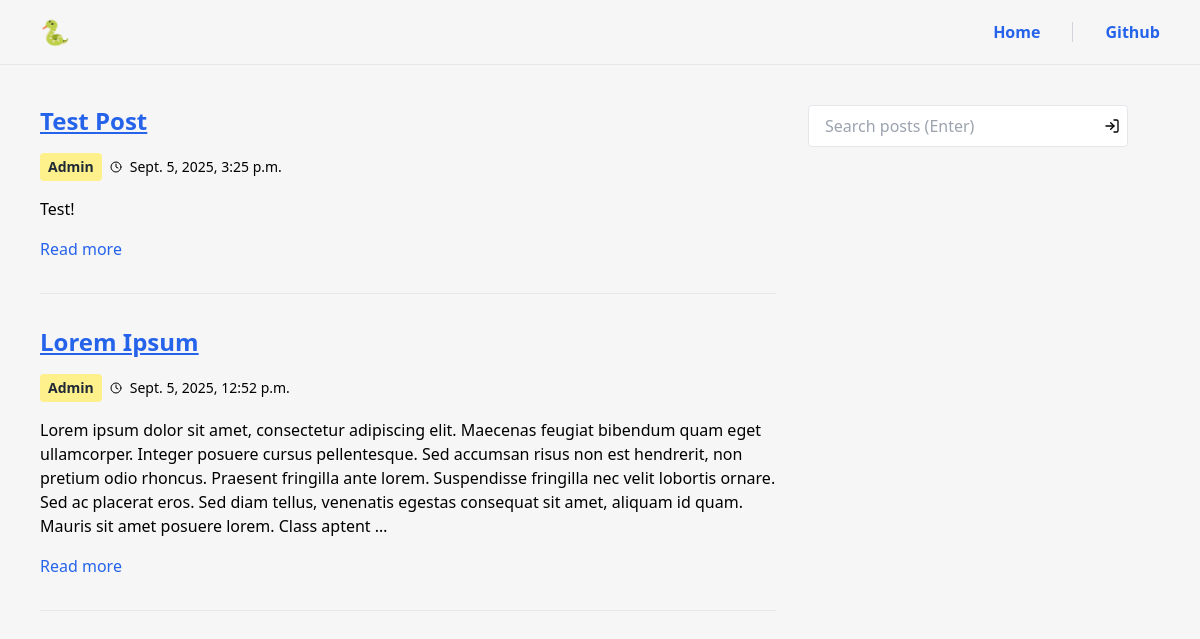
/, run on an earlier commit of the app's database.
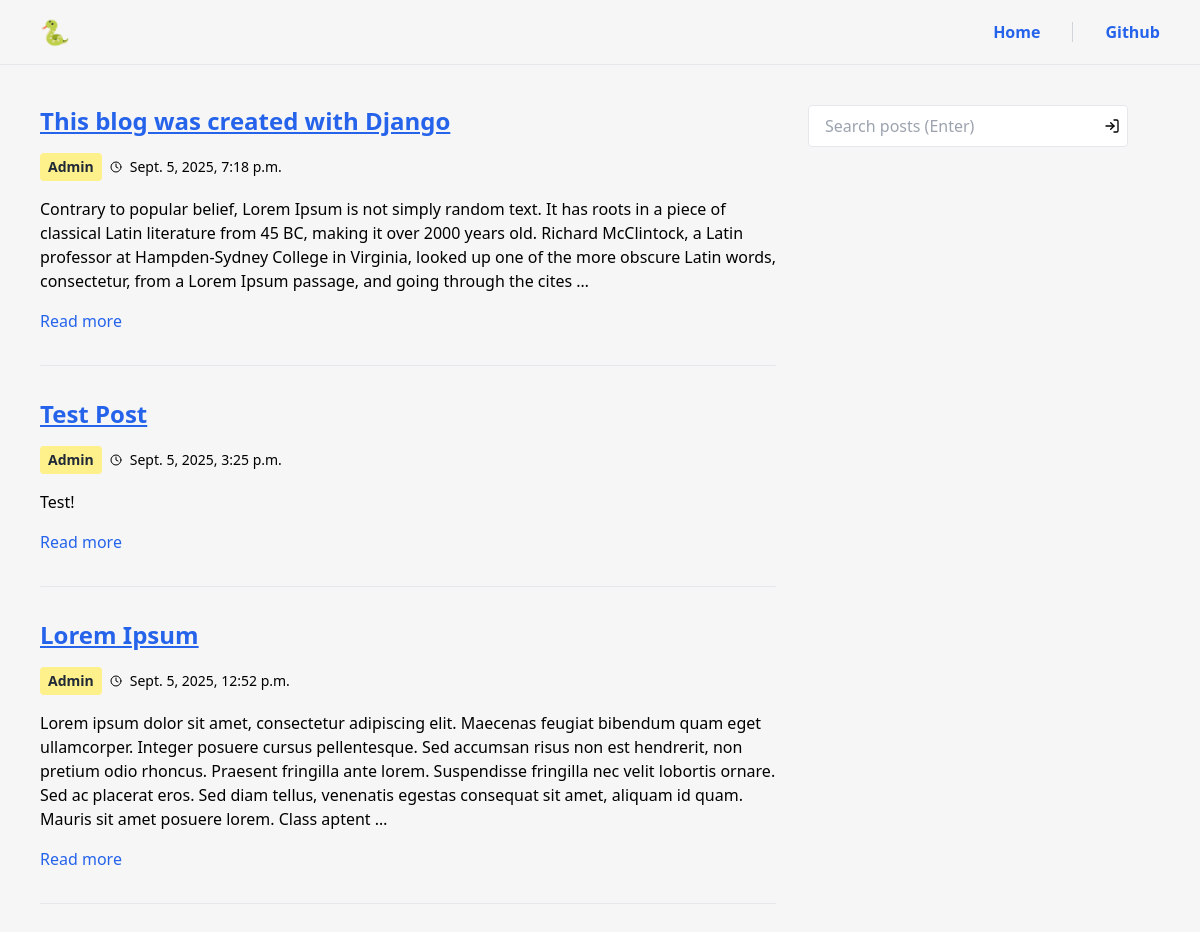
And on a later commit of the database.
### blog/models.py (models this page shows, shortened)
class Post(models.Model):
    title = models.CharField(max_length=200)
    content = models.TextField()
    created_at = models.DateTimeField(auto_now_add=True)
    author = models.ForeignKey(User, on_delete=models.CASCADE)
    slug = models.SlugField(unique=True, blank=True, null=True)

### blog/views.py (the view)
# urls.py: path('', views.post_list, name='post_list'),
def post_list(request):
    query = request.GET.get('q')
    if query:
        posts = Post.objects.filter(Q(title__icontains=query) | Q(content__icontains=query)).order_by('-created_at')
    else:
        posts = Post.objects.order_by('-created_at') # order posts by newest first
    return render(request, 'blog/post_list.html', {'posts': posts})

### blog/context_processors.py (called while the page is built)
def global_icons(request):
    return {
        'clock_icon': CLOCK_ICON,
        'enter_icon': ENTER_ICON
    }

### blog/templates/blog/post_list.html (shortened to what this page needs)
{% extends "./base.html" %}
{% block header %}
<header class="bg-transparent flex flex-col md:flex-row items-center justify-between px-4 md:px-10 py-4 mb-10 border-b border-gray-200 w-full">
    <div class="flex items-center gap-3 mb-4 md:mb-0">
        <span class="text-2xl"><a href="{% url 'post_list' %}">🐍</a></span>
    </div>
    <nav class="flex items-center gap-4 md:gap-6 overflow-x-auto">
        <a href="{% url 'post_list' %}" class="text-blue-600 hover:text-blue-600 font-semibold">Home</a>
        <a href="https://github.com/tomwls/django_blog" class="text-blue-600 hover:text-blue-600 font-semibold">Github</a>
    </nav>
</header>
{% endblock %}
{% block content %}
<div class="flex flex-col md:flex-row gap-8 w-full">
    <div class="flex-1">
        <div class="space-y-8">
            {% for post in posts %}
                <article>
                    <h2 class="text-2xl font-semibold mb-4">
                        <a href="{% url 'post_detail' slug=post.slug %}" class="text-blue-600 underline">{{ post.title }}</a>
                    </h2>
                    <div class="flex flex-wrap items-center gap-2 mb-4">
                        <p class="inline-block bg-yellow-200 text-gray-800 font-semibold text-sm px-2 py-1 rounded">{{ post.author.username|title }}</p>
                        <span class="inline-block align-middle">{{ clock_icon|safe }}</span>
                        <p class="text-black text-sm">{{ post.created_at }}</p>
                    </div>
                    <p class="text-black mb-4">{{ post.content|truncatewords:60}}</p>
                    <a href="{% url 'post_detail' slug=post.slug %}" class="text-blue-600 hover:underline">Read more</a>
                    <hr class="my-8 border-t border-gray-200 rounded">
                </article>
            {% empty %}
                <p class="text-blue-600 underline font-semibold text-2xl">No posts found.</p>
                <p class="text-gray-800">Try searching for something else.</p>
            {% endfor %}
        </div>
    </div>
    <aside class="w-full md:w-80 order-last md:order-none">
        <section>
            <form method="get" action="{% url 'post_list' %}" class="w-full">
                <div class="relative">
                    <input type="text" name="q" value="{{ query|default:'' }}" placeholder="Search posts (Enter)" class="border border-gray-200 px-4 py-2 w-full focus:outline-none focus:ring-1 focus:ring-gray-200 pr-10 rounded">
                    <span class="absolute inset-y-0 right-2 flex items-center pointer-events-none">
                    </span>
                </div>
            </form>
        </section>
    </aside>
</div>
{% endblock %}

What changed in the data, as far as the page shows it:
added Post: title "This blog was created with Django", author.username "Admin", created_at "Sept. 5, 2025, 7:18 p.m.", content "Contrary to popular belief, Lorem Ipsum is not simply random text. It has roots in a piece of classical Latin literature from 45 BC, making it over 2000 years old. Richard McClintock, a Latin professor at Hampden-Sydney College in Virginia, looked up one of the more obscure Latin words, consectetur, from a Lorem Ipsum passage, and going through the cites …"
